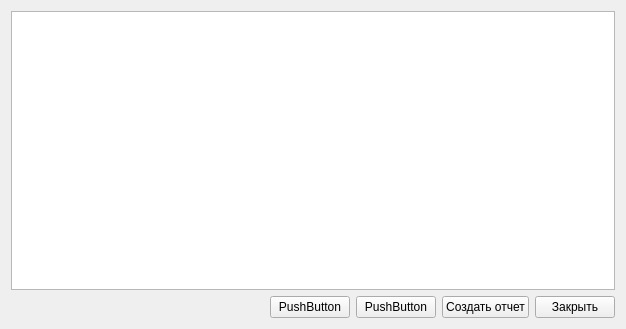
<?xml version="1.0" encoding="UTF-8"?>
<ui version="4.0">
 <class>all_recipes_form</class>
 <widget class="QWidget" name="all_recipes_form">
  <property name="geometry">
   <rect>
    <x>0</x>
    <y>0</y>
    <width>626</width>
    <height>329</height>
   </rect>
  </property>
  <property name="windowTitle">
   <string>Form</string>
  </property>
  <layout class="QGridLayout" name="gridLayout">
   <item row="0" column="0" colspan="6">
    <widget class="QTableWidget" name="recipes_table"/>
   </item>
   <item row="1" column="5">
    <widget class="QPushButton" name="close_btn">
     <property name="minimumSize">
      <size>
       <width>40</width>
       <height>20</height>
      </size>
     </property>
     <property name="text">
      <string>Закрыть</string>
     </property>
    </widget>
   </item>
   <item row="1" column="1">
    <spacer name="horizontalSpacer">
     <property name="orientation">
      <enum>Qt::Horizontal</enum>
     </property>
     <property name="sizeType">
      <enum>QSizePolicy::MinimumExpanding</enum>
     </property>
     <property name="sizeHint" stdset="0">
      <size>
       <width>40</width>
       <height>20</height>
      </size>
     </property>
    </spacer>
   </item>
   <item row="1" column="4">
    <widget class="QPushButton" name="print_report_btn">
     <property name="minimumSize">
      <size>
       <width>40</width>
       <height>20</height>
      </size>
     </property>
     <property name="text">
      <string>Создать отчет</string>
     </property>
    </widget>
   </item>
   <item row="1" column="3">
    <widget class="QPushButton" name="pushButton_2">
     <property name="minimumSize">
      <size>
       <width>40</width>
       <height>20</height>
      </size>
     </property>
     <property name="text">
      <string>PushButton</string>
     </property>
    </widget>
   </item>
   <item row="1" column="2">
    <widget class="QPushButton" name="pushButton_3">
     <property name="minimumSize">
      <size>
       <width>40</width>
       <height>20</height>
      </size>
     </property>
     <property name="text">
      <string>PushButton</string>
     </property>
    </widget>
   </item>
  </layout>
 </widget>
 <resources/>
 <connections>
  <connection>
   <sender>close_btn</sender>
   <signal>clicked()</signal>
   <receiver>all_recipes_form</receiver>
   <slot>close()</slot>
   <hints>
    <hint type="sourcelabel">
     <x>468</x>
     <y>353</y>
    </hint>
    <hint type="destinationlabel">
     <x>371</x>
     <y>242</y>
    </hint>
   </hints>
  </connection>
 </connections>
</ui>
